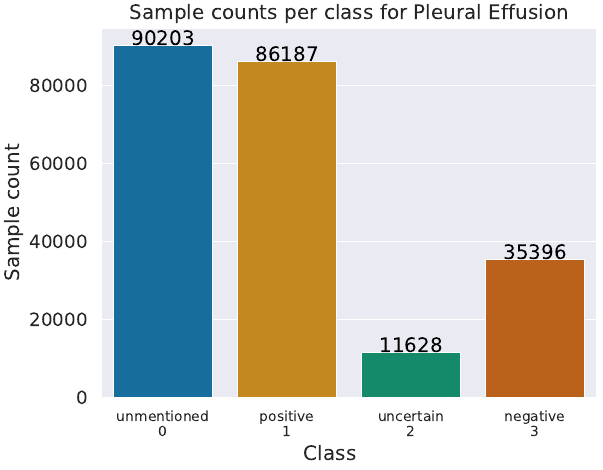

Write the Python code that produced this figure.
import pandas as pd
import matplotlib.pyplot as plt

print('file name: ', __file__)
# creating a data frame
df = pd.read_csv("sample_count_per_class_pleural_effusion.csv")
print(df.head())

import seaborn as sns

sns.set(font_scale=1.2)
sns.set_palette("colorblind")

plt.figure()
plt.title('Sample counts per class for Pleural Effusion')
ax = sns.barplot(x=df.columns[0], y=df.columns[1], data=df)
plt.xticks(ha='center')
ax.set_xticklabels(
    ('unmentioned\n0', 'positive\n1', 'uncertain\n2', 'negative\n3'),
    rotation=0, fontsize="10", ha="center")
# set the labels with values on top of the columns
for index, row in df.iterrows():
    print(index, type(row), row)
    print('row.name: ', row.name)
    print('row.values: ', row.values)
    ax.text(
        row.name,
        row.values[1],
        row.values[1],
        color='black',
        ha="center")

plt.savefig(
    'sample_count_per_class_pleural_effusion.pdf',
    bbox_inches='tight',
    pad_inches=0.05)
